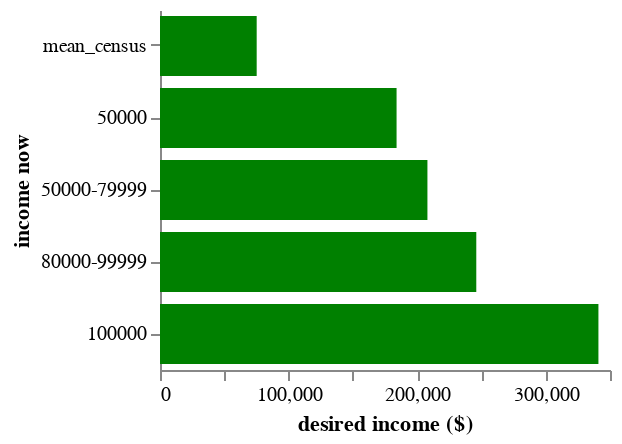

The cell this chart's notebook holds for it:
### Code cell
alt.Chart(
        df2
        #title=alt.Title(
            #'Great expectations', 
            #subtitle=['What annual income would you need', 'to feel financially secure/comfortable?']
).mark_bar(color='green', size=30).encode(
        alt.Y ('income_now').title('income now').sort('x'),
        alt.X ('income_secure').title('desired income ($)')
).configure_axis(
    grid=False
).configure_view(
    stroke=None
).properties(
    width=225,
    height=180
    
)

### Figure 1 — Vega-Lite specification as saved in the notebook (floating-point values rounded to 4 significant figures)
{"config": {"view": {"continuousWidth": 300, "continuousHeight": 300, "stroke": null}, "axis": {"grid": false}}, "data": {"name": "data-ccb2c068acb52ad368db21f7c263b89c"}, "mark": {"type": "bar", "color": "green", "size": 30}, "encoding": {"x": {"field": "income_secure", "title": "desired income ($)", "type": "quantitative"}, "y": {"field": "income_now", "sort": "x", "title": "income now", "type": "nominal"}}, "height": 180, "width": 225, "$schema": "https://vega.github.io/schema/vega-lite/v5.8.0.json", "datasets": {"data-ccb2c068acb52ad368db21f7c263b89c": [{"income_now": "50000", "income_secure": 184000}, {"income_now": "50000-79999", "income_secure": 208000}, {"income_now": "80000-99999", "income_secure": 246000}, {"income_now": "100000", "income_secure": 341000}, {"income_now": "mean_census", "income_secure": 75203}]}}
